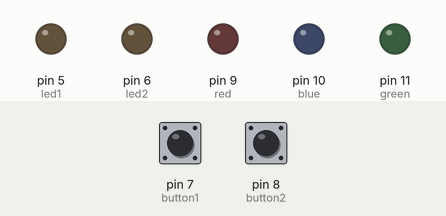
Recording of a sketch running on a simulated Arduino Uno, built with avr-gcc and run on an emulated ATmega328P. On the bench: output pins drawn as LEDs (lit = HIGH). Inputs (shaded band) come from the test bench; at power-on: pin 7 (button1) LOW, pin 8 (button2) LOW. Random numbers use the default seed unless the sketch sets one.

Above: at 1.2 s.
1.3 s: pin 7 (button1) pulled HIGH for 1 s
At 1.8 s:
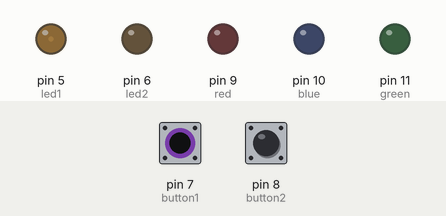
3.8 s: pin 8 (button2) pulled HIGH for 3.2 s
At 7.8 s:
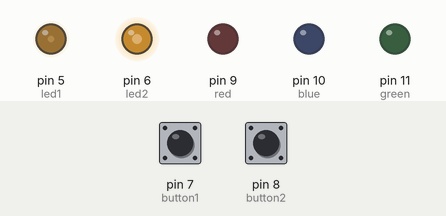
8.5 s: pin 8 (button2) pulled HIGH for 0.15 s
At 9.1 s:
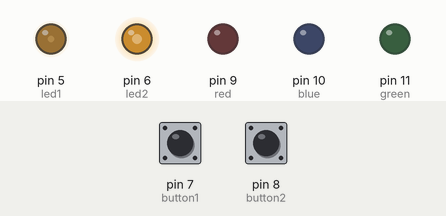
10.2 s: pin 7 (button1) pulled HIGH for 3.2 s
At 13.9 s:
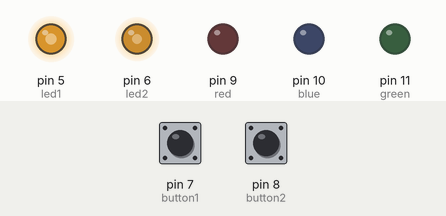
14.9 s: pin 7 (button1) pulled HIGH for 1 s
At 15.4 s:
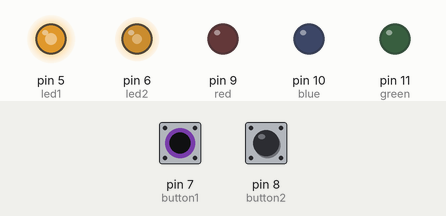
17.4 s: pin 8 (button2) pulled HIGH for 3.2 s
At 21.8 s:
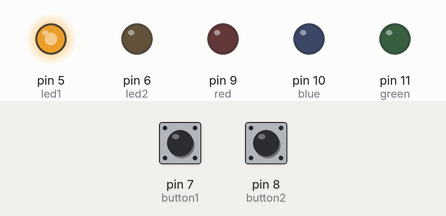
Timing chart, 0 to 23.1 s (numbered marks = the images above; inputs shaded):
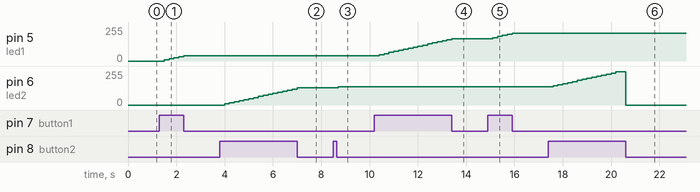

Measured:
- after the input at 1.3 s, pin 5 (led1): moves from 0/255 to 40/255 over 0.80 s, starting after 0.20 s
- after the input at 3.8 s, pin 6 (led2): moves from 0/255 to 128/255 over 3.0 s, starting after 0.20 s
- after the input at 8.5 s, pin 6 (led2): 128/255 → 136/255 after 0.20 s
- after the input at 10.2 s, pin 5 (led1): moves from 40/255 to 168/255 over 3.0 s, starting after 0.20 s
- after the input at 14.9 s, pin 5 (led1): moves from 168/255 to 208/255 over 0.80 s, starting after 0.20 s
- after the input at 17.4 s, pin 6 (led2): rises from 136/255 to 248/255 in 2.6 s, then falls to 0/255 in 0.40 s

The sketch:

OPS_Speed.ino
```cpp
#define led1 5
#define led2 6
#define button1 7
#define button2 8
#define red 9
#define blue 10
#define green 11
int num1;
int num2;
int randomNum;
int incr;
int goal;
bool state1;
bool state2;
const long interval = 1000;
unsigned long pMillis1;
unsigned long pMillis2;

void setup() {
  randomSeed(analogRead(0));
  pinMode(button1, INPUT);        //buttons are inputs
  pinMode(button2, INPUT);
  pinMode(led1, OUTPUT);          //led outputs
  pinMode(led2, OUTPUT);
  pinMode(red, OUTPUT);
  pinMode(blue, OUTPUT);
  pinMode(green, OUTPUT);
  num1 = 0;                   //counter for player 1
  num2 = 0;                   //counter for player 2
  randomNum = random(15, 30); //generate num 15-30
  incr = 255/randomNum;
  goal = randomNum*incr;

  pMillis1 = 0;
  pMillis2 = 0;
  Serial.begin(9600);
}

void loop() {

  //Check for button presses

  state1 = digitalRead(button1);
  state2 = digitalRead(button2);


  if(state1 == HIGH && state2 == HIGH) {
    num1 = num1 + incr;
    num2 = num2 + incr;
    if (num1 >= 255)
   {
    num1 = 0;
    delay(200);
   }
   if(num2 >= 255)
   {
    num2 = 0;
    delay(200);
   }
    if(num1 == goal){
      pMillis1 = millis();
    }
    if(num2 == goal){
      pMillis2 = millis();
    }
    delay(200);
  }
  else if(state1 == HIGH && state2 == LOW) {
   num1 = num1 + incr;
   if (num1 >= 255)
   {
    num1 = 0;
    delay(200);
   }
   if(num1 == goal){
     pMillis1 = millis();
   }
   delay(200);

  }
  else if(state1 == LOW && state2 == HIGH) {
   num2 = num2 + incr;
   if(num2 >= 255)
   {
    num2 = 0;
    delay(200);
   }
   if(num2 == goal){
     pMillis2 = millis();
   }
   delay(200);
  }
  //else {continue;}//if(state1 == LOW && state2 == LOW)


  // lights LED based on num1 & num2
  analogWrite(led1, num1);
  analogWrite(led2, num2);


  //cMillis = millis(); //check time again, if difference is 1sec +, light it
  if(num1 == goal){
    if(millis() - pMillis1 >= interval)
    {
      digitalWrite(red, HIGH);
      delay(10000);
    }

  }
  if(num2 == goal){
    if(millis() - pMillis2 >= interval)
    {
      digitalWrite(blue, HIGH);
      delay(10000);
    }
  }

}
```
